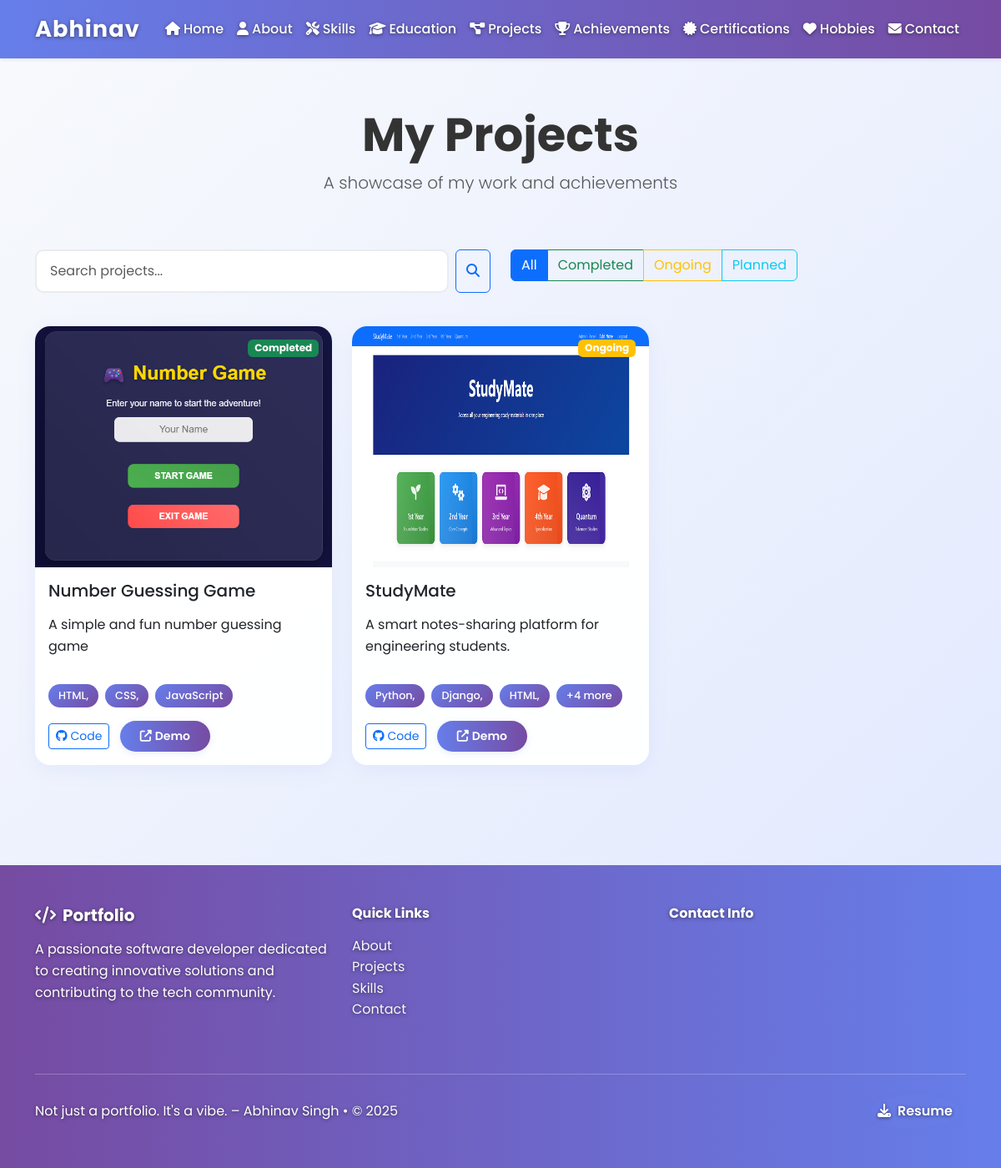
/projects/, run on the app's committed database.
### main/models.py (models this page shows, shortened)
class Project(models.Model):
    STATUS_CHOICES = [
        ('completed', 'Completed'),
        ('ongoing', 'Ongoing'),
        ('planned', 'Planned'),
    ]
    title = models.CharField(max_length=200)
    description = models.TextField()
    short_description = models.CharField(max_length=300)
    tech_stack = models.TextField(help_text="Enter technologies separated by commas")
    status = models.CharField(max_length=20, choices=STATUS_CHOICES, default='completed')
    github_url = models.URLField(blank=True)
    demo_url = models.URLField(blank=True)
    image = models.ImageField(upload_to='projects/', null=True, blank=True)
    featured = models.BooleanField(default=False)
    order = models.IntegerField(default=0)
    created_at = models.DateTimeField(auto_now_add=True)
    class Meta:
        ordering = ['-featured', 'order', '-created_at']

### main/views.py (the view, shortened to what this page needs)
# urls.py: path('projects/', views.projects, name='projects'),
def projects(request):
    projects_list = Project.objects.all()
    status_filter = request.GET.get('status')
    if status_filter:
        projects_list = projects_list.filter(status=status_filter)
    search_query = request.GET.get('search')
    paginator = Paginator(projects_list, 6)
    page_number = request.GET.get('page')
    page_obj = paginator.get_page(page_number)
    context = {
        'page_obj': page_obj,
        'status_filter': status_filter,
        'search_query': search_query,
    }
    return render(request, 'main/projects.html', context)

### templates/main/projects.html (shortened to what this page needs)
{% extends 'base.html' %}
{% load static %}
{% block content %}
<section class="py-5">
    <div class="container">
        <div class="row">
            <div class="col-12 text-center mb-5">
                <h1 class="display-4 fw-bold">My Projects</h1>
                <p class="lead text-muted">A showcase of my work and achievements</p>
            </div>
        </div>
        <div class="row mb-4">
            <div class="col-md-6 mb-3">
                <form method="get" class="d-flex">
                    <input type="text" name="search" class="form-control me-2" placeholder="Search projects..." value="{{ search_query|default:'' }}">
                    <button type="submit" class="btn btn-outline-primary">
                        <i class="fas fa-search"></i>
                    </button>
                </form>
            </div>
            <div class="col-md-6 mb-3">
                <div class="btn-group" role="group">
                    <a href="?{% if search_query %}search={{ search_query }}&{% endif %}" class="btn btn-outline-primary {% if not status_filter %}active{% endif %}">All</a>
                    <a href="?status=completed{% if search_query %}&search={{ search_query }}{% endif %}" class="btn btn-outline-success {% if status_filter == 'completed' %}active{% endif %}">Completed</a>
                    <a href="?status=ongoing{% if search_query %}&search={{ search_query }}{% endif %}" class="btn btn-outline-warning {% if status_filter == 'ongoing' %}active{% endif %}">Ongoing</a>
                    <a href="?status=planned{% if search_query %}&search={{ search_query }}{% endif %}" class="btn btn-outline-info {% if status_filter == 'planned' %}active{% endif %}">Planned</a>
                </div>
            </div>
        </div>
        <div class="row">
            {% if page_obj %}
                {% for project in page_obj %}
                    <div class="col-lg-4 col-md-6 mb-4">
                        <div class="card project-card h-100" data-status="{{ project.status }}">
                            {% if project.image %}
                                <img src="{{ project.image.url }}" class="card-img-top" alt="{{ project.title }}">
                            {% endif %}
                            <div class="card-body d-flex flex-column">
                                <div class="d-flex justify-content-between align-items-start mb-2">
                                    <h5 class="card-title">{{ project.title }}</h5>
                                    <span class="badge {% if project.status == 'completed' %}bg-success{% elif project.status == 'ongoing' %}bg-warning{% else %}bg-info{% endif %} status-badge">
                                        {{ project.status|title }}
                                    </span>
                                </div>
                                <p class="card-text flex-grow-1">{{ project.short_description }}</p>
                                <div class="tech-stack mb-3">
                                    {% for tech in project.tech_stack.split|slice:":3" %}
                                        <span class="tech-tag">{{ tech }}</span>
                                    {% endfor %}
                                    {% if project.tech_stack.split|length > 3 %}
                                        <span class="tech-tag">+{{ project.tech_stack.split|length|add:"-3" }} more</span>
                                    {% endif %}
                                </div>
                                <div class="mt-auto">
                                    {% if project.github_url %}
                                        <a href="{{ project.github_url }}" class="btn btn-outline-primary btn-sm me-2" target="_blank">
                                            <i class="fab fa-github me-1"></i>Code
                                        </a>
                                    {% endif %}
                                    {% if project.demo_url %}
                                        <a href="{{ project.demo_url }}" class="btn btn-primary btn-sm" target="_blank">
                                            <i class="fas fa-external-link-alt me-1"></i>Demo
                                        </a>
                                    {% endif %}
                                </div>
                            </div>
                        </div>
                    </div>
                {% endfor %}
            {% endif %}
        </div>
    </div>
</section>
{% endblock %}

### static/css/style.css (style rules this page uses)
* { margin: 0; padding: 0; box-sizing: border-box; }
html, body { height: 100%; }
body { font-family: 'Poppins', sans-serif; line-height: 1.6; color: #333; background: linear-gradient(135deg, #f8fafc 0%, #e0e7ff 100%); display: flex; flex-direction: column; min-height: 100vh; overflow-x: hidden; }
.card { border: none; border-radius: 18px; box-shadow: 0 6px 24px rgba(102, 126, 234, 0.08); background: #fff; transition: transform 0.3s, box-shadow 0.3s; overflow: hidden; }
.project-card { height: 100%; display: flex; flex-direction: column; }
.project-card .card-body { flex-grow: 1; display: flex; flex-direction: column; }
.project-card img, .card-img-top { width: 100%; height: auto; display: block; }
.project-card .card-text { flex-grow: 1; }
.tech-stack { display: flex; flex-wrap: wrap; gap: 0.5rem; margin: 1rem 0; }
.tech-tag { background: linear-gradient(135deg, #667eea 0%, #764ba2 100%); color: white; padding: 0.25rem 0.75rem; border-radius: 20px; font-size: 0.8rem; font-weight: 500; }
.status-badge { position: absolute; top: 1rem; right: 1rem; }
.form-control { border-radius: 10px; border: 2px solid #e9ecef; padding: 0.75rem 1rem; transition: border-color 0.3s ease; }
.btn-primary, .btn-warning { border: none; border-radius: 25px; font-weight: 600; padding: 0.5rem 1.5rem; box-shadow: 0 2px 8px rgba(102, 126, 234, 0.15); transition: background 0.3s, color 0.3s, box-shadow 0.3s; }
.btn-primary { background: linear-gradient(90deg, #667eea 0%, #764ba2 100%); color: #fff; }
html { scroll-behavior: smooth; }
img { max-width: 100%; height: auto; }
.card { background: rgba(255, 255, 255, 0.95); backdrop-filter: blur(2px); -webkit-backdrop-filter: blur(2px); }
section, .main-content>div { padding-top: 2.5rem; padding-bottom: 2.5rem; }

### templates/base.html (style rules this page uses)
html, body { height: 100%; }
body { min-height: 100vh; }

### data on the page
Project: image (picture), title "Number Guessing Game", status "Completed", short_description "A simple and fun number guessing game", split "HTML," "CSS," "JavaScript"
Project: image (picture), title "StudyMate", status "Ongoing", short_description "A smart notes-sharing platform for engineering students.", split "Python," "Django," "HTML,", tech_stack.split|length "4"
